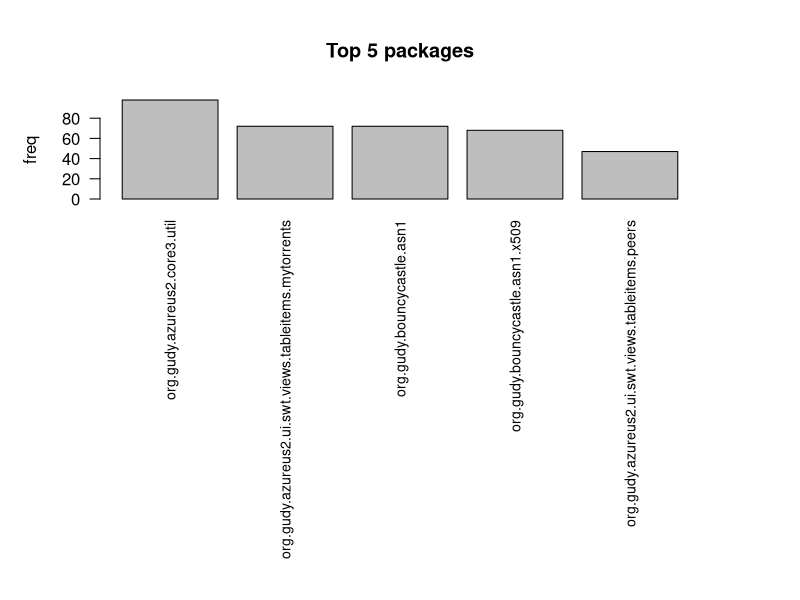

Source code (R): (Note: this script raises an error after producing the figure.)
library(plyr)

csv <- read.csv("resultIndexSyncnumber.csv", sep = ";", header = T)
package <- csv$package
type <- csv$type
correct <- csv$correct

top5package <- count(package)
top5package <- top5package[order(top5package$freq, decreasing = T),]
top5 <- top5package[1:5,]

par(mai=c(4,1,1,1))
barplot(top5$freq, main = "Top 5 packages", xlab = "", ylab = "freq", names.arg = top5$x, las=2, cex.names= 0.85)


par(mai=c(1,1,1,1))
typeCount <- count(type)
barplot(typeCount$freq, main = "Heuristic Frequency", ylab = "freq", names.arg = typeCount$x)
